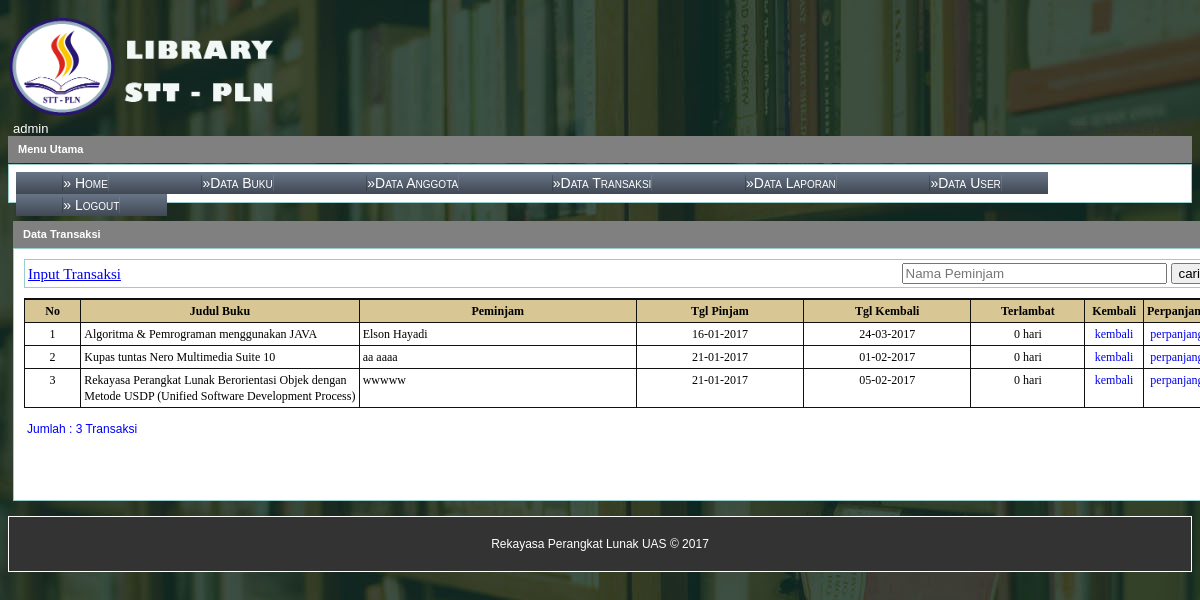
Screenshot of /admin/index.php?page=transaksi (signed in) with the database file from the repository.
### tables this page shows
CREATE TABLE `tbl_transaksi` (
  `id` int(5) NOT NULL,
  `judul` varchar(250) NOT NULL,
  `nim` int(11) NOT NULL,
  `nama` varchar(100) NOT NULL,
  `tgl_pinjam` varchar(15) NOT NULL,
  `tgl_kembali` varchar(15) NOT NULL,
  `status` varchar(10) NOT NULL,
  `ket` varchar(250) NOT NULL
);

### transaksi_fungsi.php (called while the page is built)
<?php
function terlambat($tgl_dateline, $tgl_kembali) {
$tgl_dateline_pcs = explode ("-", $tgl_dateline);
$tgl_dateline_pcs = $tgl_dateline_pcs[2]."-".$tgl_dateline_pcs[1]."-".$tgl_dateline_pcs[0];
$tgl_kembali_pcs = explode ("-", $tgl_kembali);
$tgl_kembali_pcs = $tgl_kembali_pcs[2]."-".$tgl_kembali_pcs[1]."-".$tgl_kembali_pcs[0];
$selisih = strtotime ($tgl_kembali_pcs) - strtotime ($tgl_dateline_pcs);
$selisih = $selisih / 86400;
if ($selisih>=1) {
	$hasil_tgl = floor($selisih);
}
else {
	$hasil_tgl = 0;
}
return $hasil_tgl;
}
?>

### transaksi_data.php (the view)
  <?php
  include '../conn/koneksi.php';
  include 'transaksi_fungsi.php';
  ?>
<div id="menu-tengah">
   	<div id="bg_menu">Data Transaksi
   	</div>
   	<div id="content_menu">
       <div id="menu_header">
       	<form action="?page=transaksi_search" method="post">
       	<table width="100%" height="100%" style="border:1px solid #9cc;">
           	<tr>
               	<td width="50%"><a href="?page=transaksi_input">Input Transaksi</a></td>
                   <td width="50%" align="right"><input type="text" name="cari" size="30" placeholder="Nama Peminjam"></td>
                   <td><input type="submit" id="submit" value="cari"></td>
               </tr>
           </table>
           </form>
   	</div>
  	    <div class="zebra-table">
  	      <table width="100%" height="100%" align="center" cellspacing="0" cellpadding="5">
  	        <thead align="center">
  	          <tr>
  	            <th align="center" width="5%" >No</th>
  	            <th width="25%">Judul Buku</th>
  	            <th width="25%">Peminjam</th>
  	            <th width="15%">Tgl Pinjam</th>
  	            <th width="15%">Tgl Kembali</th>
               <th width="10%">Terlambat</th>
               <th width="10%">Kembali</th>
               <th width="10%">Perpanjang</th>
             </tr>
           </thead>
           <?php
			$query = "SELECT * FROM tbl_transaksi WHERE status='Pinjam' ORDER by id";
			$sql = mysql_query($query);
			$total = mysql_num_rows($sql);
			$no = 1;
			while ($data=mysql_fetch_array($sql)) {
		?>
  	        <tbody>
  	          <tr>
  	            <td align="center"><?php echo $no; ?></td>
  	            <td><?php echo $data['judul']; ?></a></td>
  	            <td><?php echo $data['nama']; ?></td>
  	            <td align="center"><?php echo $data['tgl_pinjam']; ?></td>
  	            <td align="center"><?php echo $data['tgl_kembali']; ?></td>
               <td align="center">
               <?php
				$tgl_dateline=$data['tgl_kembali'];
				$tgl_kembali=date('d-m-Y');
				$lambat=terlambat($tgl_dateline, $tgl_kembali);
				$denda=$lambat*$denda1;
				if ($lambat>0) {
					echo "<font color='red'>$lambat hari<br>(Rp $denda)</font>";
				}
				else {
					echo $lambat." hari";
				}
			?>
               </td>
               <td align="center"><a href="?page=transaksi_proses_kembali&id=<?php echo $data['id']; ?>&judul=<?php echo $data['judul']; ?>">kembali</a></td>
               <td align="center"><a href="?page=transaksi_proses_perpanjang&id=<?php echo $data['id']; ?>&judul=<?php echo $data['judul'];?>&tgl_kembali=<?php echo $data['tgl_kembali']; ?>&lambat=<?php echo $lambat; ?>">perpanjang</a></td>
             </tr>
           <?php $no++; } ?>
           </tbody>
         </table>
         </div>
         <div id="menu_bottom">
       	<table width="100%" style="border:0px solid #9cc;">
           	<tr>
               	<td width="50%">Jumlah : <?php echo $total; ?> Transaksi</td>
               </tr>
           </table>
   	</div>
  	  </div>
   </div>

### images/style.css (style rules this page uses)
body { background:url("../images/back.jpg"); font-family:Tahoma, Geneva, sans-serif; font-size: 14px; }
#menu-tengah { margin:5px; width:1210px; float:left; }
#bg_menu { background-color: gray; border-bottom:0px; padding:7px; padding-left:10px; color:#ffffff; font-weight:bold; font-size:11px; height:13px; }
#content_menu { background-color: #FFF; border: 1px solid #9CC; line-height: 16px; padding: 3px; margin-bottom: 10px; font-size:14px; padding:10px; }
.zebra-table { background-color:#FFF; font-size:12px; font-family:Georgia, "Times New Roman", Times, serif; border-collapse: collapse; border: 1px solid #101111; overflow: hidden; margin-bottom:10px; }
.zebra-table th { background-color:#D8C795; color:; }
.zebra-table th,.zebra-table td { vertical-align: top; padding:3px 3px; margin:0; border-top:1px solid #101111; border-right:1px solid #101111; }
.zebra-table tbody tr:nth-child(odd) { background: #FFF; }
.zebra-table a { text-decoration:none; text-shadow:#FF9; }
#menu_header { font-size:15px; font-family:Georgia, "Times New Roman", Times, serif; border-collapse: collapse; overflow: hidden; margin-bottom:10px; }
#menu_bottom { font-size:12px; color:#00F; font-family:Verdana, Geneva, sans-serif; border-collapse: collapse; overflow: hidden; margin-bottom:50px; }

### rows the page displays
tbl_transaksi: judul "Algoritma & Pemrograman menggunakan JAVA", nama "Elson Hayadi", tgl_pinjam "16-01-2017", tgl_kembali "24-03-2017", tgl_kembali "0"
tbl_transaksi: judul "Kupas tuntas Nero Multimedia Suite 10", nama "aa aaaa", tgl_pinjam "21-01-2017", tgl_kembali "01-02-2017", tgl_kembali "0"
tbl_transaksi: judul "Rekayasa Perangkat Lunak Berorientasi Objek dengan Metode USDP (Unified Software Development Process)", nama "wwwww", tgl_pinjam "21-01-2017", tgl_kembali "05-02-2017", tgl_kembali "0"

### other values shown
$_SESSION['nama'] "admin"
$total "3"
